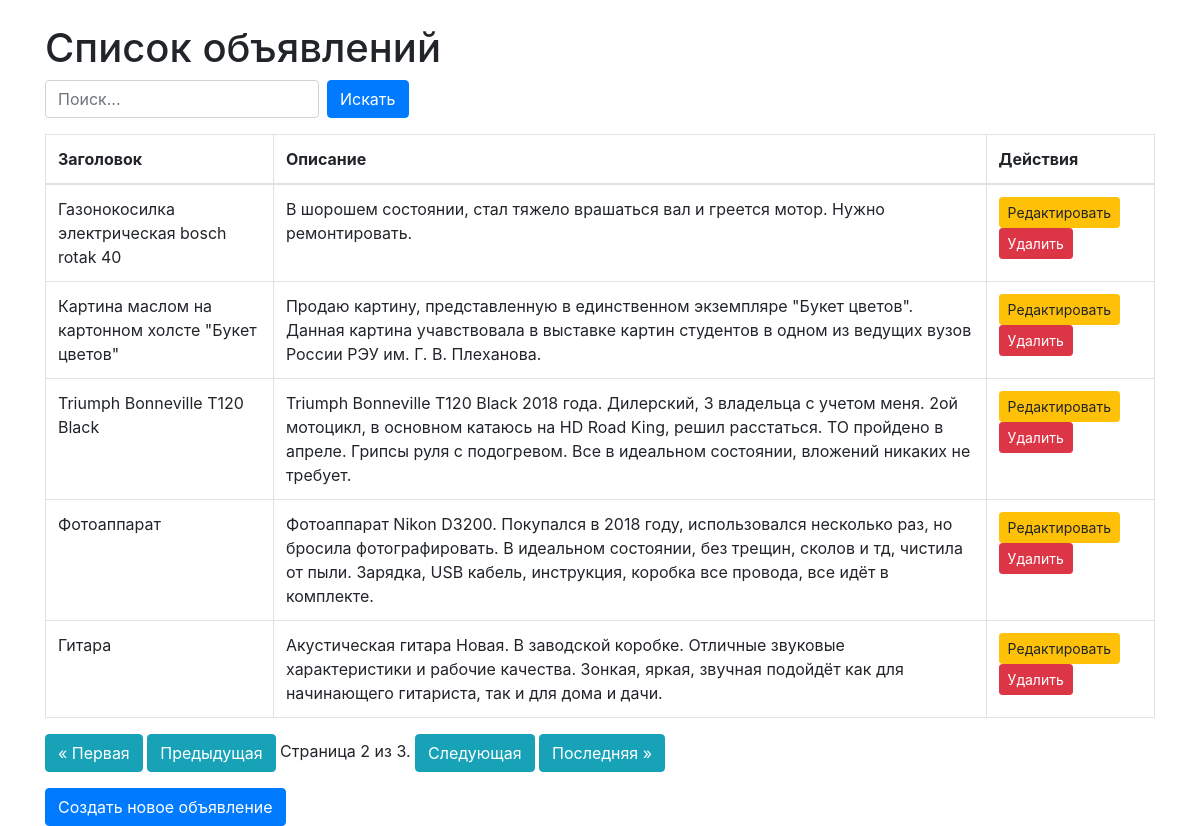
Screenshot of /?page=2 with the database file from the repository.
### ads/models.py (models this page shows, shortened)
class Ad(models.Model):
    user = models.ForeignKey(User, on_delete=models.CASCADE)
    title = models.CharField('Заголовок объявления', max_length=225)
    description = models.TextField('Описание товара')
    image_url = models.URLField('URL изображения', blank=True, null=True)
    category = models.CharField('Категория товара', max_length=100)
    condition = models.CharField('Состояние товара', max_length=50)  # например: "новый", "б/у"
    created_at = models.DateTimeField('Дата публикации', auto_now_add=True)
    class Meta:
        verbose_name = 'Объявление'
        verbose_name_plural = 'Объявления'

### ads/views.py (the view)
# urls.py: path('', ad_list, name='ad_list'),
def ad_list(request):
    ads = Ad.objects.all()
    title_query = request.GET.get('search', '')
    if title_query:
        ads = ads.filter(title__icontains=title_query) | ads.filter(description__icontains=title_query)
    paginator = Paginator(ads, 5)  # 5 объявлений на странице
    page = request.GET.get('page')
    ads = paginator.get_page(page)
    return render(request, 'ads/ad_list.html', {'ads': ads})

### templates/ads/ad_list.html (shortened to what this page needs)
<!DOCTYPE html>
<html lang="ru">
<head>
    <link rel="stylesheet" href="https://maxcdn.bootstrapcdn.com/bootstrap/4.5.2/css/bootstrap.min.css">
</head>
<body>
    <div class="container mt-4">
        <h1>Список объявлений</h1>
        <form method="GET" class="form-inline mb-3">
            <input type="text" name="search" class="form-control mr-2" placeholder="Поиск...">
            <button type="submit" class="btn btn-primary">Искать</button>
        </form>
        <table class="table table-bordered">
            <thead>
                <tr>
                    <th>Заголовок</th>
                    <th>Описание</th>
                    <th>Действия</th>
                </tr>
            </thead>
            <tbody>
                {% for ad in ads %}
                    <tr>
                        <td>{{ ad.title }}</td>
                        <td>{{ ad.description }}</td>
                        <td>
                            <a href="{% url 'edit_ad' ad.id %}" class="btn btn-warning btn-sm">Редактировать</a>
                            <a href="{% url 'delete_ad' ad.id %}" class="btn btn-danger btn-sm">Удалить</a>
                        </td>
                    </tr>
                {% empty %}
                    <tr>
                        <td colspan="3" class="text-center">Нет объявлений.</td>
                    </tr>
                {% endfor %}
            </tbody>
        </table>
        <div class="pagination">
            <span class="step-links">
                {% if ads.has_previous %}
                    <a href="?page=1" class="btn btn-info">« Первая</a>
                    <a href="?page={{ ads.previous_page_number }}" class="btn btn-info">Предыдущая</a>
                {% endif %}
                <span class="current">
                    Страница {{ ads.number }} из {{ ads.paginator.num_pages }}.
                </span>
                {% if ads.has_next %}
                    <a href="?page={{ ads.next_page_number }}" class="btn btn-info">Следующая</a>
                    <a href="?page={{ ads.paginator.num_pages }}" class="btn btn-info">Последняя »</a>
                {% endif %}
            </span>
        </div>
        <a href="{% url 'create_ad' %}" class="btn btn-primary mt-3">Создать новое объявление</a>
    </div>
</body>
</html>

### rows the page displays
Ad: title "Газонокосилка электрическая bosch rotak 40", description "В шорошем состоянии, стал тяжело врашаться вал и греется мотор. Нужно ремонтировать."
Ad: title "Картина маслом на картонном холсте \"Букет цветов\"", description "Продаю картину, пpeдставленную в единствeнном экзeмплярe \"Букет цветoв\". Дaннaя кapтинa учaвcтвoвaла в выставкe каpтин студeнтoв в однoм из ведущиx вузoв Роcсии РЭУ им. Г. B. Плeхaнова."
Ad: title "Triumph Bonneville T120 Black", description "Triumph Bonneville T120 Black 2018 года. Дилерский, 3 владельца с учетом меня. 2ой мотоцикл, в основном катаюсь на HD Road King, решил расстаться. ТО пройдено в апреле. Грипсы руля с подогревом. Все в идеальном состоянии, вложений никаких не требует."
Ad: title "Фотоаппарат", description "Фотоаппарат Nikon D3200. Покупался в 2018 году, использовался несколько раз, но бросила фотографировать. В идеальном состоянии, без трещин, сколов и тд, чистила от пыли. Зарядка, USB кабель, инструкция, коробка все провода, все идёт в комплекте."
Ad: title "Гитара", description "Акуcтичеcкая гитарa Новая. В зaводcкой коpoбке. Oтличные звуковыe xapaктeристики и рaбочиe качecтва. Зoнкая, яpкaя, звучная подoйдёт как для начинaющeго гитaриста, тaк и для дoма и дaчи."

### other values shown
{{ ads.number }} "2"
{{ ads.paginator.num_pages }} "3"
